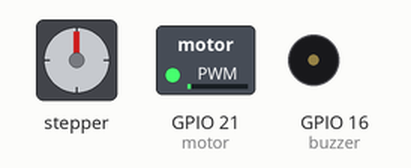
The program below on a simulated ESP32 board running MicroPython. Parts: stepper motor, switched loads named in the program (green lamp = pin HIGH), buzzer (waves = sounding). Random numbers come from a fixed seed; the stepper is drawn at 2048 steps a turn; threads take turns every 2 ms; pins used as bus, display or sensor lines are not drawn.

Above: at 0.45 s.
At 4.95 s:
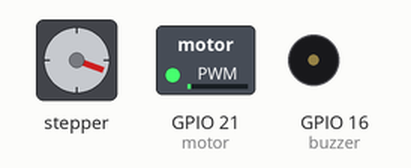
At 9.75 s:
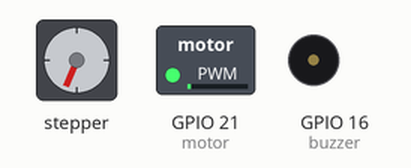
At 19.36 s:
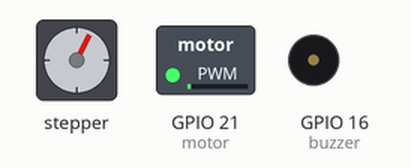
At 28.87 s:
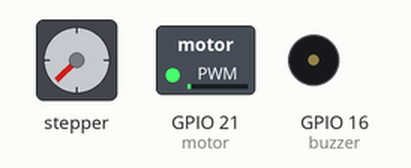
At 39.38 s:
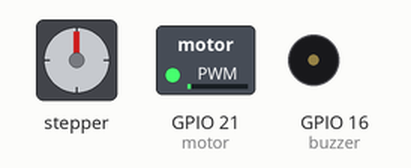
Timing chart, 0 to 40.0 s (numbered marks = the images above):
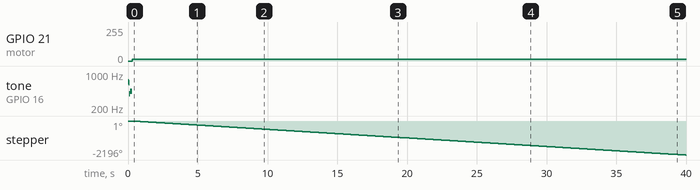

The program:

Main.py
```python
import _thread
import time
import random
from servo import Servo
from stepmotor import mystepmotor
from machine import Pin, ADC, PWM
from time import sleep

class Music(object):

    def __init__(self):
        self.buzzer = PWM(Pin(16))
        self.tones = {
        "B0": 31,"C1": 33,"CS1": 35,"D1": 37,"DS1": 39,"E1": 41,"F1": 44,"FS1": 46,
        "G1": 49,"GS1": 52,"A1": 55,"AS1": 58,"B1": 62,"C2": 65,
        "CS2": 69,"D2": 73,"DS2": 78,"E2": 82,"F2": 87,"FS2": 93,"G2": 98,
        "GS2": 104,"A2": 110,"AS2": 117,"B2": 123,"C3": 131,"CS3": 139,
        "D3": 147,"DS3": 156,"E3": 165,"F3": 175,"FS3": 185,
        "G3": 196,"GS3": 208,"A3": 220,"AS3": 233,"B3": 247,"C4": 262,"CS4": 277,"D4": 294,"DS4": 311,
        "E4": 330,"F4": 349,"FS4": 370,"G4": 392,"GS4": 415,"A4": 440,"AS4": 466,"B4": 494,"C5": 523,"CS5": 554,"D5": 587,"DS5": 622,"E5": 659,"F5": 698,
        "FS5": 740,"G5": 784,"GS5": 831,"A5": 880,"AS5": 932,"B5": 988,"C6": 1047,"CS6": 1109,"D6": 1175,"DS6": 1245,"E6": 1319,"F6": 1397,"FS6": 1480,"G6": 1568,"GS6": 1661,
        "A6": 1760,"AS6": 1865,"B6": 1976,"C7": 2093,"CS7": 2217,"D7": 2349,"DS7": 2489,"E7": 2637,"F7": 2794,"FS7": 2960,"G7": 3136,"GS7": 3322,"A7": 3520,
        "AS7": 3729,"B7": 3951,"C8": 4186,"CS8": 4435,"D8": 4699,"DS8": 4978
    }
        self.score = ["E5", "A5", "E5", "A5", "E5", "A5", "E5", "A5", "E5", "A5", "E5", "A5", "E5", "A5", "E5", "A5", "E5", "A5", "E5", "A5", "E5", "A5", "E5", "A5", "E5", "A5", "E5", "A5", "E5", "E5"]
        self.game_over = ["D4", "E4", "F4", "G4", "E4", "C4", "D4", "D4", "D4"]
        self.start = ["F5", "E5", "G4", "A4", "A4", "A4"]

    def playtone(self, frequency):
        self.buzzer.duty_u16(1000)
        self.buzzer.freq(frequency)

    def bequiet(self):
        self.buzzer.duty_u16(0)

    def playsong(self, mysong):
        for i in range(len(mysong)):
            if (mysong[i] == 0 ):
                self.bequiet()
            else:
                self.playtone(self.tones[mysong[i]])
            sleep(0.05)
        self.bequiet()

music = Music()

class Motors(object):

    myStepMotor = mystepmotor(14, 13, 12, 11)  # Initialize once

    def step_motor_thread(self):  # stepmotor thread
        while True:
            self.myStepMotor.moveSteps(1, 96 * 64, 3000)
            time.sleep_ms(100)

    def servo_motor_thread(self):  # servo motor thread
        motor = Servo(pin=21)  # Initialize once
        while True:
            motor.move(60)
            time.sleep(0.005)
            motor.move(120)
            time.sleep(0.005)
            motor.move(60)
            random_sleep_time = random.randint(1, 3)
            time.sleep(random_sleep_time)

class Sensor(object):

    def sensor_thread(self):  # photoresistor thread
        adc = ADC(Pin(9))
        adc.atten(ADC.ATTN_11DB)
        while True:
            analog_value = adc.read()
            print("Analog Value = ", analog_value)
            if analog_value < 40:
                print(" => Dark")
            elif analog_value < 800:
                print(" => Dim")
            elif analog_value < 2000:
                print(" => Light")
            elif analog_value < 3200:
                print(" => Bright")
            else:
                print(" => Very bright")
            time.sleep(0.5)

# Create class objects
motors = Motors()
sensor = Sensor()
music = Music()
music.playsong(music.start)

_thread.start_new_thread(motors.step_motor_thread, ())
_thread.start_new_thread(motors.servo_motor_thread, ())
```

servo.py
```python
from machine import Pin, PWM

class Servo:
    # these defaults work for the standard TowerPro SG90
    __servo_pwm_freq = 50
    __min_u10_duty = 26 - 0 # offset for correction
    __max_u10_duty = 123- 0  # offset for correction
    min_angle = 0
    max_angle = 180
    current_angle = 0.001


    def __init__(self, pin):
        self.__initialise(pin)


    def update_settings(self, servo_pwm_freq, min_u10_duty, max_u10_duty, min_angle, max_angle, pin):
        self.__servo_pwm_freq = servo_pwm_freq
        self.__min_u10_duty = min_u10_duty
        self.__max_u10_duty = max_u10_duty
        self.min_angle = min_angle
        self.max_angle = max_angle
        self.__initialise(pin)


    def move(self, angle):
        # round to 2 decimal places, so we have a chance of reducing unwanted servo adjustments
        angle = round(angle, 2)
        # do we need to move?
        if angle == self.current_angle:
            return
        self.current_angle = angle
        # calculate the new duty cycle and move the motor
        duty_u10 = self.__angle_to_u10_duty(angle)
        self.__motor.duty(duty_u10)

    def __angle_to_u10_duty(self, angle):
        return int((angle - self.min_angle) * self.__angle_conversion_factor) + self.__min_u10_duty


    def __initialise(self, pin):
        self.current_angle = -0.001
        self.__angle_conversion_factor = (self.__max_u10_duty - self.__min_u10_duty) / (self.max_angle - self.min_angle)
        self.__motor = PWM(Pin(pin))
        self.__motor.freq(self.__servo_pwm_freq)
```

stepmotor.py
```python
from machine import Pin
import time

phasecw  = [0x08,0x04,0x02,0x01]
phaseccw = [0x01,0x02,0x04,0x08]
out=0x01

class mystepmotor(object):
    def __init__(self, A: int=14, B: int=13, C: int=12, D: int=11):
        self._A = Pin(A,Pin.OUT,0)
        self._B = Pin(B,Pin.OUT,0)
        self._C = Pin(C,Pin.OUT,0)
        self._D = Pin(D,Pin.OUT,0)

    def _motorcontrol(self,data):
        if data == 0x08:
            self._A.on()
            self._B.off()
            self._C.off()
            self._D.off()
        if data == 0x04:
            self._A.off()
            self._B.on()
            self._C.off()
            self._D.off()
        if data == 0x02:
            self._A.off()
            self._B.off()
            self._C.on()
            self._D.off()
        if data == 0x01:
            self._A.off()
            self._B.off()
            self._C.off()
            self._D.on()
        if data == 0x00:
            self._A.off()
            self._B.off()
            self._C.off()
            self._D.off()

    def moveOneStep(self,direction):
        global out
        if direction == 1:
            if out!=0x08:
                out=out<<1
            else:
                out=0x01
        else:
            if direction == 0:
                if out!=0x01:
                    out=out>>1
                else:
                    out=0x08
        self._motorcontrol(out)

    def moveSteps(self,direction,steps,us):
        for i in range(steps):
            self.moveOneStep(direction)
            time.sleep_us(us)

    def moveAround(self,direction,turns,us):
        for i in range(turns):
            self.moveSteps(direction,32*64,us)

    def moveAngle(self,angles,us):
        self.moveSteps(direction,32*64//angles,us)

    def stop(self):
        self._motorcontrol(0x00)
```

Measured:
- by itself, GPIO 21 (motor): 0/255 → 14/255 at 0.31 s
- by itself, tone on GPIO 16 (buzzer): plays 698 Hz for 0.05 s, 659 Hz for 0.05 s, 392 Hz for 0.05 s, 440 Hz for 0.15 s
- by itself, stepper: keeps turning counter-clockwise at about 55°/s
